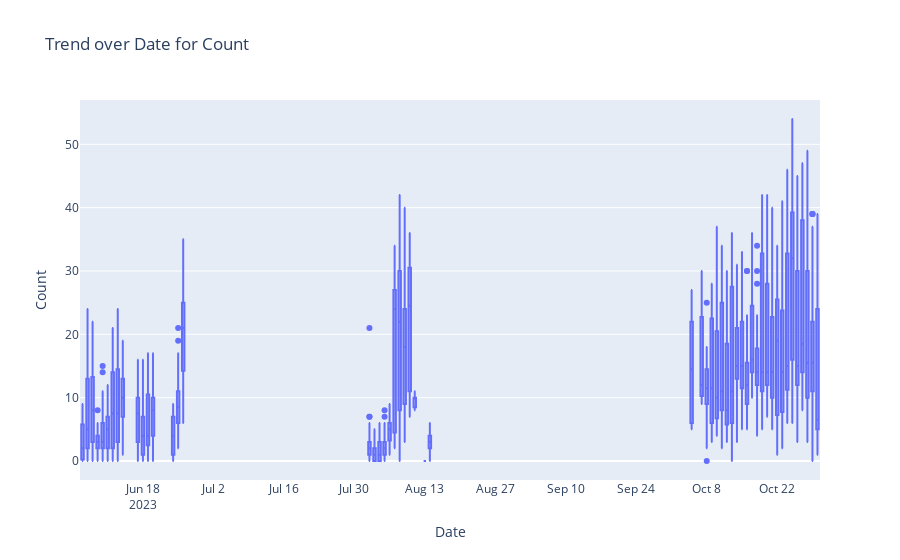

The cell this chart's notebook holds for it:
### Code cell
# Date trend for Count

data_df["date"] = data_df.index.date


fig = go.Figure()

fig.add_trace(
    go.Box(
        x=data_df["date"], y=data_df["car_count"], name="Count per day"
    )
)

fig.update_layout(
    title="Trend over Date for Count",
    xaxis_title="Date",
    yaxis_title="Count",
    autosize=True,
)

fig.show()

### Figure 1 — Plotly figure (JSON) as saved in the notebook; plotly's stock layout.template omitted (floating-point values rounded to 4 significant figures; data arrays with more than 128 entries replaced by an {"elided": "..."} marker saying what was removed)
{"data": [{"name": "Count per day", "type": "box", "x": {"elided": "1831 str values"}, "y": {"elided": "1831 int values"}}], "layout": {"autosize": true, "title": {"text": "Trend over Date for Count"}, "xaxis": {"title": {"text": "Date"}}, "yaxis": {"title": {"text": "Count"}}}}
